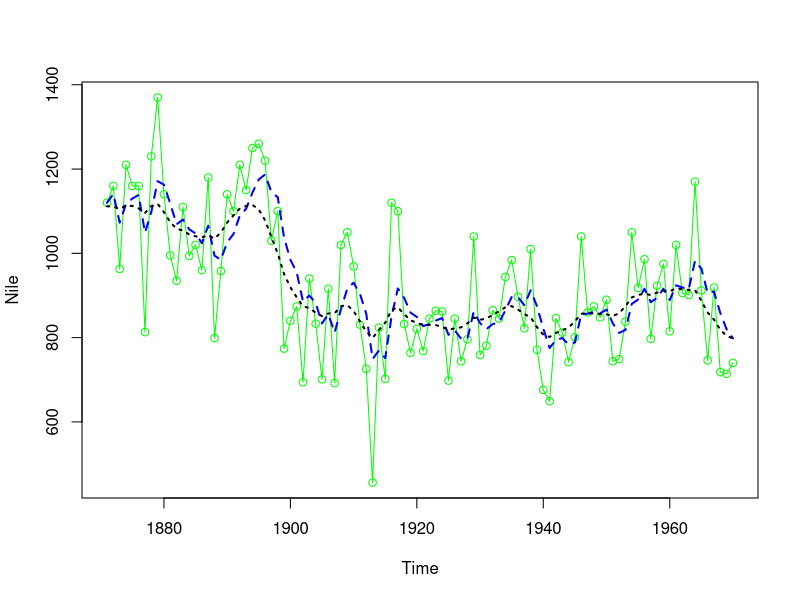

Here is the R script that generated this plot: (Note: this script raises an error after producing the figure.)
# https://www.jstatsoft.org/article/view/v041i04/v41i04.pdf
#Nile : univariate Time-Series [1:100],Start = 1871 , End = 1970 
Frequency = 1 

fitNile <- StructTS(Nile, "level")
fitNile

summary(Nile)
Nile
str(Nile)

#plot the data
plot(Nile, type = "o",col="Green")
#The time series of the filtered estimates
 lines(fitted(fitNile), lty = "dashed", lwd = 2,col="blue")
 # smoothed estimates
 lines(tsSmooth(fitNile), lty = "dotted", lwd = 2)
 
plot(forecast(fitNile, level = c(50, 90), h = 10), xlim = c(1950, 1980))
 
